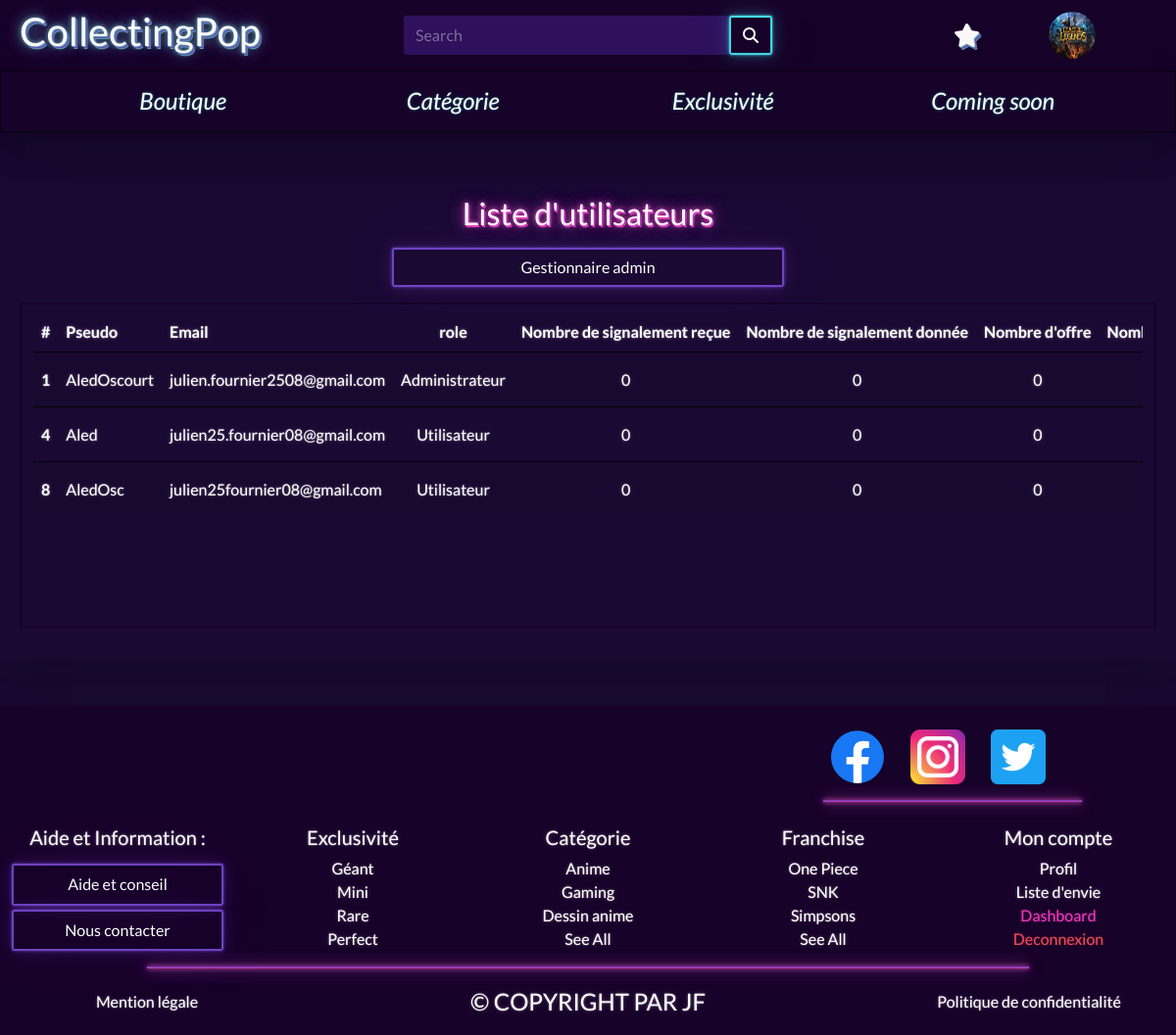
Page /admin/usersGestion.php (signed in) on the committed database.
### tables this page shows
CREATE TABLE `s4u3u_users` (
  `id` int(11) NOT NULL AUTO_INCREMENT,
  `profilePicture` varchar(255) DEFAULT NULL,
  `userName` varchar(25) NOT NULL,
  `email` varchar(255) NOT NULL,
  `password` varchar(255) NOT NULL,
  `registerDate` date NOT NULL,
  `id_roles` int(11) NOT NULL,
  PRIMARY KEY (`id`),
  KEY `users_roles_FK` (`id_roles`),
  CONSTRAINT `users_roles_FK` FOREIGN KEY (`id_roles`) REFERENCES `s4u3u_roles` (`id`)
);

CREATE TABLE `s4u3u_roles` (
  `id` int(11) NOT NULL AUTO_INCREMENT,
  `name` varchar(25) NOT NULL,
  PRIMARY KEY (`id`)
);

### models/database.php (called while the page is built)
<?php
class database
{
    private static $db = NULL;
    protected function __construct()
    {
        if (is_null(self::$db)) {
            try {
                self::$db = new PDO('mysql:host=localhost; dbname=collectingpop;charset=UTF8', 'root', 'Aled2525');
                self::$db->setAttribute(PDO::ATTR_ERRMODE, PDO::ERRMODE_EXCEPTION);
            } catch (Exception $error) {
                die($error->getMessage());
            }
        }
        return self::$db;
    }
}

### admin/controllers/adminGestionControllers.php (called while the page is built, shortened)
<?php
$user = new users;
$usersList = $user->getUsersList();

### models/usersModel.php (called while the page is built, shortened)
<?php
class users extends database
{
    protected $db;
    public function __construct()
    {
        $this->db = parent::__construct();
    }
    public function getUsersList()
    {
        $query = 'SELECT user.id,userName,email,roles.name,count(opi.id) AS nbrOpinions,COUNT(CASE WHEN rep.id_users = user.id THEN rep.id_users END) AS nbrReportsTaken,COUNT(CASE WHEN rep.id_users_write = user.id THEN rep.id_users_write END) AS nbrReportsGifted,count(offer.id) AS nbrOffer '
            . 'FROM `s4u3u_users` AS user '
            . 'INNER JOIN `s4u3u_roles` AS roles '
            . 'ON user.id_roles = roles.id '
            . 'LEFT JOIN `s4u3u_opinions` AS opi '
            . 'ON user.id = opi.id_users '
            . 'LEFT JOIN `s4u3u_offers` As offer '
            . 'ON user.id = opi.id_users AND offer.id = opi.id_offers '
            . 'LEFT JOIN `s4u3u_reports` AS rep '
            . 'ON user.id IN (rep.id_users,rep.id_users_write) '
            . 'GROUP BY user.id ';
        $queryExecute = $this->db->query($query);
        return $queryExecute->fetchAll(PDO::FETCH_OBJ);
    }
}

### admin/usersGestion.php (the view, shortened to what this page needs)
<?php
require_once '../models/database.php';
require_once '../models/usersModel.php';
require_once 'controllers/adminGestionControllers.php';
require_once '../include/header.php';
?>
<div class="container-fluid my-5 py-3 shadow-lg">
    <div class="row mb-3">
        <h2 class="text-center pagesTitles text-white ">Liste&nbsp;d'utilisateurs</h2>
    </div>
    <div class="row">
        <?php require_once '../include/adminSidebar.php'; ?>
    </div>
    <div class="row d-md-flex gap-md-3 mx-md-2 my-3">
        <div class="col-lg border border-2 border-dark pt-2" action="usersGestion.php" method="POST">
            <div class="table-responsive tableSeeAll">
                <table class="table table-md table-hover table-striped tableAdmin">
                    <thead>
                        <tr>
                            <th scope="col">#</th>
                            <th scope="col">Pseudo</th>
                            <th scope="col">Email</th>
                            <th scope="col" class="text-center">role</th>
                            <th scope="col" class="text-center">Nombre&nbsp;de&nbsp;signalement&nbsp;reçue</th>
                            <th scope="col" class="text-center">Nombre&nbsp;de&nbsp;signalement&nbsp;donnée</th>
                            <th scope="col" class="text-center">Nombre&nbsp;d'offre</th>
                            <th scope="col" class="text-center">Nombre&nbsp;d'avis</th>
                        </tr>
                    </thead>
                    <tbody>
                        <?php foreach ($usersList as $users) { ?>
                            <tr>
                                <th class="align-middle" scope="row"><?= $users->id; ?></th>
                                <td class="align-middle"><?= $users->userName; ?></td>
                                <td class="align-middle"><?= $users->email; ?></td>
                                <td class="text-center align-middle"><?= $users->name; ?></td>
                                <td class="text-center align-middle"><?= $users->nbrReportsTaken; ?></td>
                                <td class="text-center align-middle"><?= $users->nbrReportsGifted; ?></td>
                                <td class="text-center align-middle"> <?= $users->nbrOffer; ?></td>
                                <td class="text-center align-middle"><?= $users->nbrOpinions; ?></td>
                            </tr>
                        <?php } ?>
                    </tbody>
                </table>
            </div>
        </div>
    </div>
</div>
<?php require_once '../include/footer.php'; ?>

### assets/css/style.css (style rules this page uses)
body { overflow-x: hidden; }
.pagesTitles { text-shadow: 0.5px 0.5px 0px #e840ba, 1px 1px 0px #6e41be, 1.5px 1.5px 0px #e840ba, 0px 0px 5px #e840ba, 0px 0px 10px #020402, 0px 0px 15px #e840ba, 0px 0px 5px #6e41be, 0px 0px 10px #020402, 0px 0px 15px #6e41be; margin: 0 !important; }
.tableAdmin tbody tr { border-top: 1px solid #020402; }
.tableSeeAll { height: 40vh; overflow-y: scroll; position: relative; }
.tableSeeAll thead { position: -webkit-sticky; position: sticky; top: 0; background-color: #1a0933; }

### rows in the picture
s4u3u_users: id "1", userName "AledOscourt", email "julien.fournier2508@gmail.com", id_roles.name "Administrateur", nbrReportsTaken "0", nbrReportsGifted "0", nbrOffer "0"
s4u3u_users: id "4", userName "Aled", email "julien25.fournier08@gmail.com", id_roles.name "Utilisateur", nbrReportsTaken "0", nbrReportsGifted "0", nbrOffer "0"
s4u3u_users: id "8", userName "AledOsc", email "julien25fournier08@gmail.com", id_roles.name "Utilisateur", nbrReportsTaken "0", nbrReportsGifted "0", nbrOffer "0"
